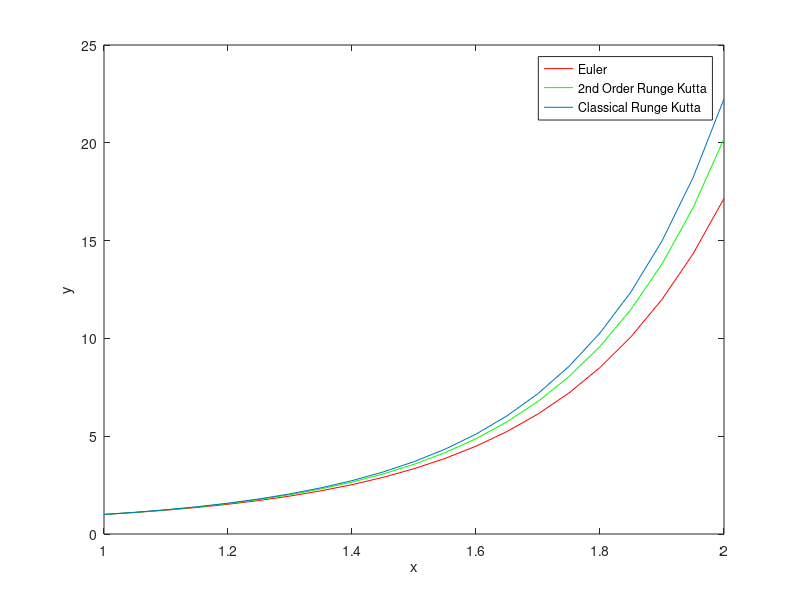

The MATLAB source for this figure:
% this script takes numerical integral

% Problem 1
clc;                                               % Clears the screen
clear all;

h=0.05;                                             % step size
x = 1:h:2;                                         % Calculates upto y(3)
y_e = zeros(1,length(x)); 
y_rk = zeros(1,length(x));
y_crk = zeros(1,length(x));
y_e(1) = 1;                                          % initial condition
y_rk(1) = 1;                                          % initial condition
y_crk(1) = 1;                                          % initial condition
F_xy = @(x_1,x_2) x_1+2.*x_1*x_2-1;                    % change the function as you desire

% a) Euler's method
for i=1:(length(x)-1)                              % calculation loop
    k_1 = F_xy(x(i),y_e(i));
    y_e(i+1) = y_e(i) + k_1*h;  % main equation
end
% b) Runge Kutta order 2
for i=1:(length(x)-1)                              % calculation loop
    k_1 = F_xy(x(i),y_rk(i));
    k_2 = F_xy(x(i)+0.5*h,y_rk(i)+0.5*h*k_1);
    y_rk(i+1) = y_rk(i) + (k_1+2.*k_2)*h/3;  % main equation
end
% c) Classical Runge Kutta
for i=1:(length(x)-1)                              % calculation loop
    k_1 = F_xy(x(i),y_crk(i));
    k_2 = F_xy(x(i)+0.5*h,y_crk(i)+0.5*h*k_1);
    k_3 = F_xy((x(i)+0.5*h),(y_crk(i)+0.5*h*k_2));
    k_4 = F_xy((x(i)+h),(y_crk(i)+k_3*h));
    y_crk(i+1) = y_crk(i) + (1/6)*(k_1+2*k_2+2*k_3+k_4)*h;  % main equation
end

figure(1)
plot(x,y_e,'r')
hold on
plot(x,y_rk,'g')
hold on
plot(x,y_crk)
xlabel('x')
ylabel('y')
legend('Euler','2nd Order Runge Kutta', 'Classical Runge Kutta')